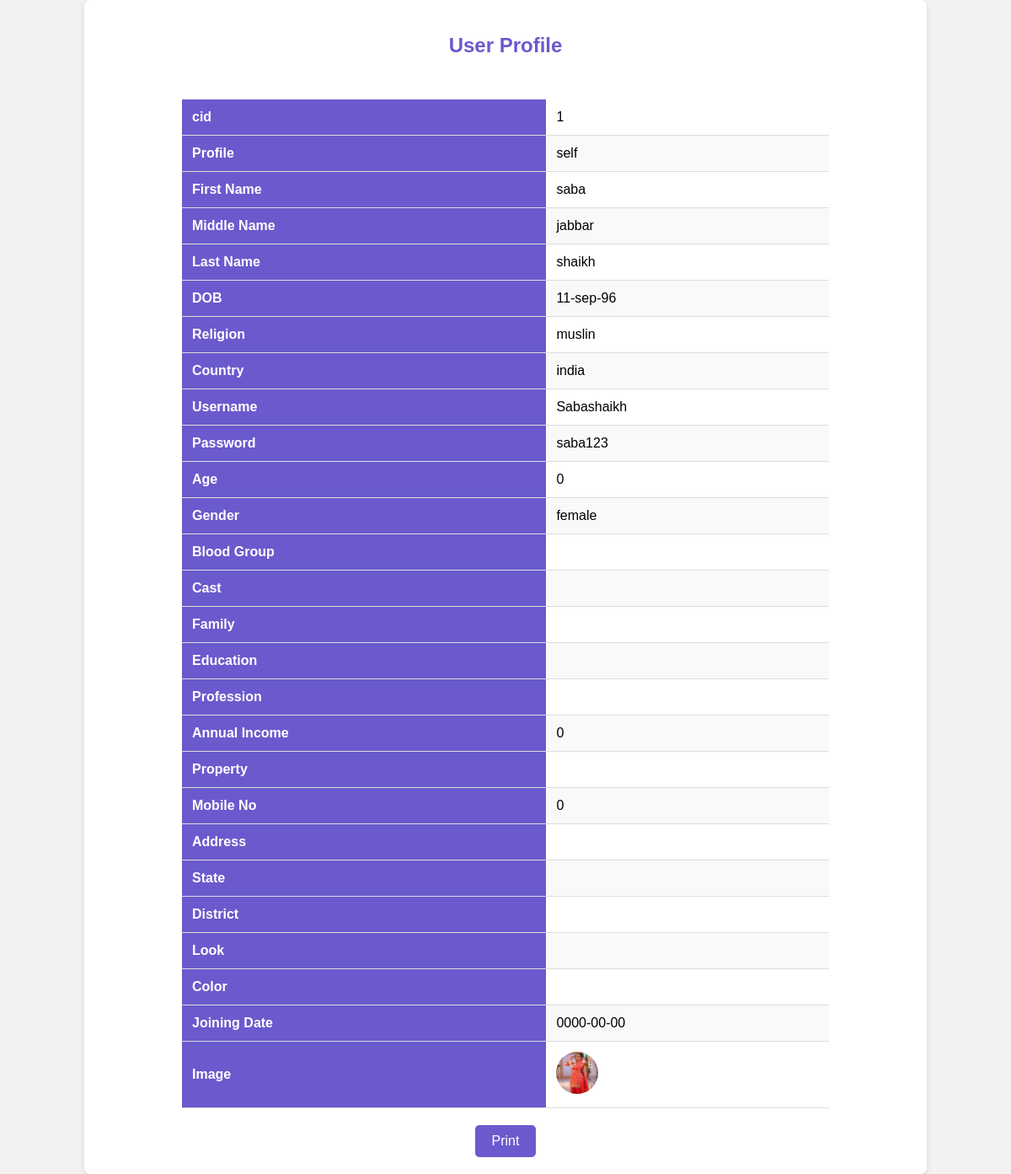
The page /profile.php (signed in) on the database its author committed.
### tables this page shows
CREATE TABLE `regi` (
  `cid` int(5) NOT NULL,
  `profile` varchar(20) NOT NULL,
  `fname` varchar(20) NOT NULL,
  `mname` varchar(20) NOT NULL,
  `lname` varchar(20) NOT NULL,
  `dob` varchar(20) NOT NULL,
  `religion` varchar(20) NOT NULL,
  `country` varchar(20) NOT NULL,
  `username` varchar(30) NOT NULL,
  `password` varchar(30) NOT NULL,
  `age` int(5) NOT NULL,
  `gender` varchar(20) NOT NULL,
  `bg` varchar(5) NOT NULL,
  `cast` varchar(20) NOT NULL,
  `family` varchar(20) NOT NULL,
  `edu` varchar(30) NOT NULL,
  `profession` varchar(30) NOT NULL,
  `aincome` bigint(10) NOT NULL,
  `property` varchar(30) NOT NULL,
  `mob` bigint(10) NOT NULL,
  `address` varchar(35) NOT NULL,
  `state` varchar(20) NOT NULL,
  `dis` varchar(20) NOT NULL,
  `look` varchar(20) NOT NULL,
  `color` varchar(20) NOT NULL,
  `image` text NOT NULL,
  `regidate` date NOT NULL,
  `phfirst` text NOT NULL,
  `phsecond` text NOT NULL,
  `phthird` text NOT NULL,
  `phfour` text NOT NULL
);

### profile.php (the view, shortened to what this page needs)
<?php
include("connection.php");
$username = $_SESSION["username"];
$sql = "SELECT * FROM regi WHERE username='$username'";
$result = mysqli_query($conn, $sql);
$row = mysqli_fetch_assoc($result);
$ci = $row['cid'];
$pr = $row['profile'];
$fn = $row['fname'];
$mn = $row['mname'];
$ln = $row['lname'];
$db = $row['dob'];
$rel = $row['religion'];
$con = $row['country'];
$un = $row['username'];
$ps = $row['password'];
$a = $row['age'];
$gen = $row['gender'];
$b = $row['bg'];
$ca = $row['cast'];
$fam = $row['family'];
$ed = $row['edu'];
$prof = $row['profession'];
$ai = $row['aincome'];
$prop = $row['property'];
$mb = $row['mob'];
$ad = $row['address'];
$st = $row['state'];
$di = $row['dis'];
$lk = $row['look'];
$clr = $row['color'];
$rd = $row['regidate'];
$image = $row['image'];
?>
<!DOCTYPE html>
<html lang="en">
<head>
</head>
<body>
    <div class="container">
        <h2 style="text-align: center; color: #6a5acd;">User Profile</h2>
        <table>
            <tr>
                <th>cid</th>
                <td><?php echo $ci; ?></td>
            </tr>
            <tr>
                <th>Profile</th>
                <td><?php echo $pr; ?></td>
            </tr>
            <tr>
                <th>First Name</th>
                <td><?php echo $fn; ?></td>
            </tr>
            <tr>
                <th>Middle Name</th>
                <td><?php echo $mn; ?></td>
            </tr>
            <tr>
                <th>Last Name</th>
                <td><?php echo $ln; ?></td>
            </tr>
            <tr>
                <th>DOB</th>
                <td><?php echo $db; ?></td>
            </tr>
            <tr>
                <th>Religion</th>
                <td><?php echo $rel; ?></td>
            </tr>
            <tr>
                <th>Country</th>
                <td><?php echo $con; ?></td>
            </tr>
            <tr>
                <th>Username</th>
                <td><?php echo $un; ?></td>
            </tr>
            <tr>
                <th>Password</th>
                <td><?php echo $ps; ?></td>
            </tr>
            <tr>
                <th>Age</th>
                <td><?php echo $a; ?></td>
            </tr>
            <tr>
                <th>Gender</th>
                <td><?php echo $gen; ?></td>
            </tr>
            <tr>
                <th>Blood Group</th>
                <td><?php echo $b; ?></td>
            </tr>
            <tr>
                <th>Cast</th>
                <td><?php echo $ca; ?></td>
            </tr>
            <tr>
                <th>Family</th>
                <td><?php echo $fam; ?></td>
            </tr>
            <tr>
                <th>Education</th>
                <td><?php echo $ed; ?></td>
            </tr>
            <tr>
                <th>Profession</th>
                <td><?php echo $prof; ?></td>
            </tr>
            <tr>
                <th>Annual Income</th>
                <td><?php echo $ai; ?></td>
            </tr>
            <tr>
                <th>Property</th>
                <td><?php echo $prop; ?></td>
            </tr>
            <tr>
                <th>Mobile No</th>
                <td><?php echo $mb; ?></td>
            </tr>
            <tr>
                <th>Address</th>
                <td><?php echo $ad; ?></td>
            </tr>
            <tr>
                <th>State</th>
                <td><?php echo $st; ?></td>
            </tr>
            <tr>
                <th>District</th>
                <td><?php echo $di; ?></td>
            </tr>
            <tr>
                <th>Look</th>
                <td><?php echo $lk; ?></td>
            </tr>
            <tr>
                <th>Color</th>
                <td><?php echo $clr; ?></td>
            </tr>
            <tr>
                <th>Joining Date</th>
                <td><?php echo $rd; ?></td>
            </tr>
            <tr>
                <th>Image</th>
                <td><img src="photo/userphoto/<?php echo $image; ?>" class="profile-img" alt="User Photo"></td>
            </tr>
        </table>
        <center><button onclick="window.print()">Print</button></center>
    </div>
</body>
</html>

### profile.php (style rules this page uses)
body { font-family: Arial, sans-serif; background-color: #f2f2f2; margin: 0; padding: 0; }
table { margin-top: 50px; border-collapse: collapse; width: 80%; margin-left: auto; margin-right: auto; }
th, td { padding: 12px; text-align: left; border-bottom: 1px solid #ddd; }
th { background-color: #6a5acd; color: white; }
td { background-color: #ffffff; }
tr:nth-child(even) td { background-color: #f9f9f9; }
.container { background-color: white; box-shadow: 0px 4px 8px rgba(0, 0, 0, 0.1); padding: 20px; border-radius: 8px; width: 80%; margin: auto; overflow: hidden; }
.profile-img { border-radius: 50%; width: 50px; height: 50px; }
button { background-color: #6a5acd; color: white; padding: 10px 20px; border: none; cursor: pointer; border-radius: 5px; margin-top: 20px; font-size: 16px; }

### rows shown on the page
regi: cid "1", profile "self", fname "saba", mname "jabbar", lname "shaikh", dob "11-sep-96", religion "muslin", country "india", username "Sabashaikh", password "saba123", age "0", gender "female", aincome "0", mob "0", regidate "0000-00-00", image (picture)
